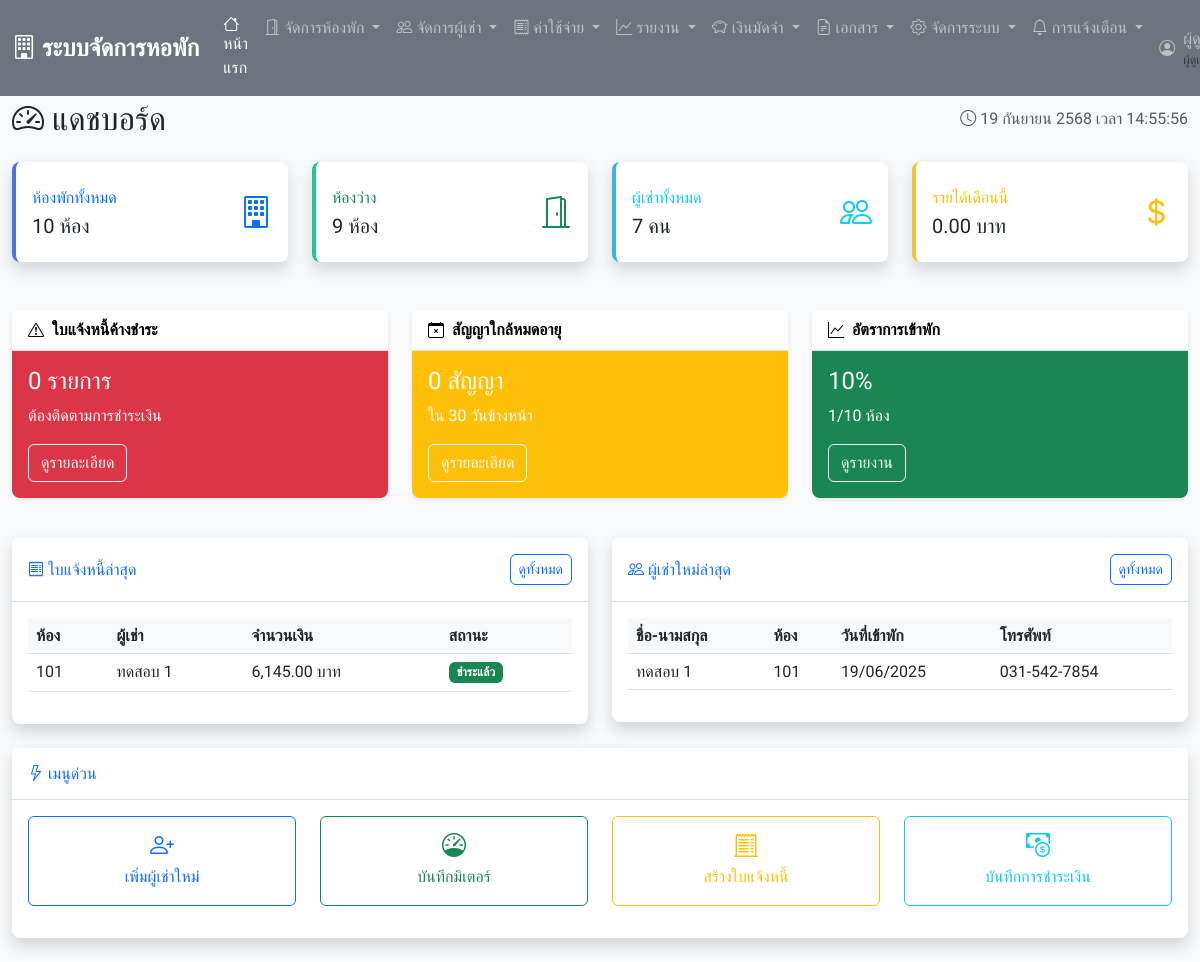
Page / (signed in) on the earlier database version.
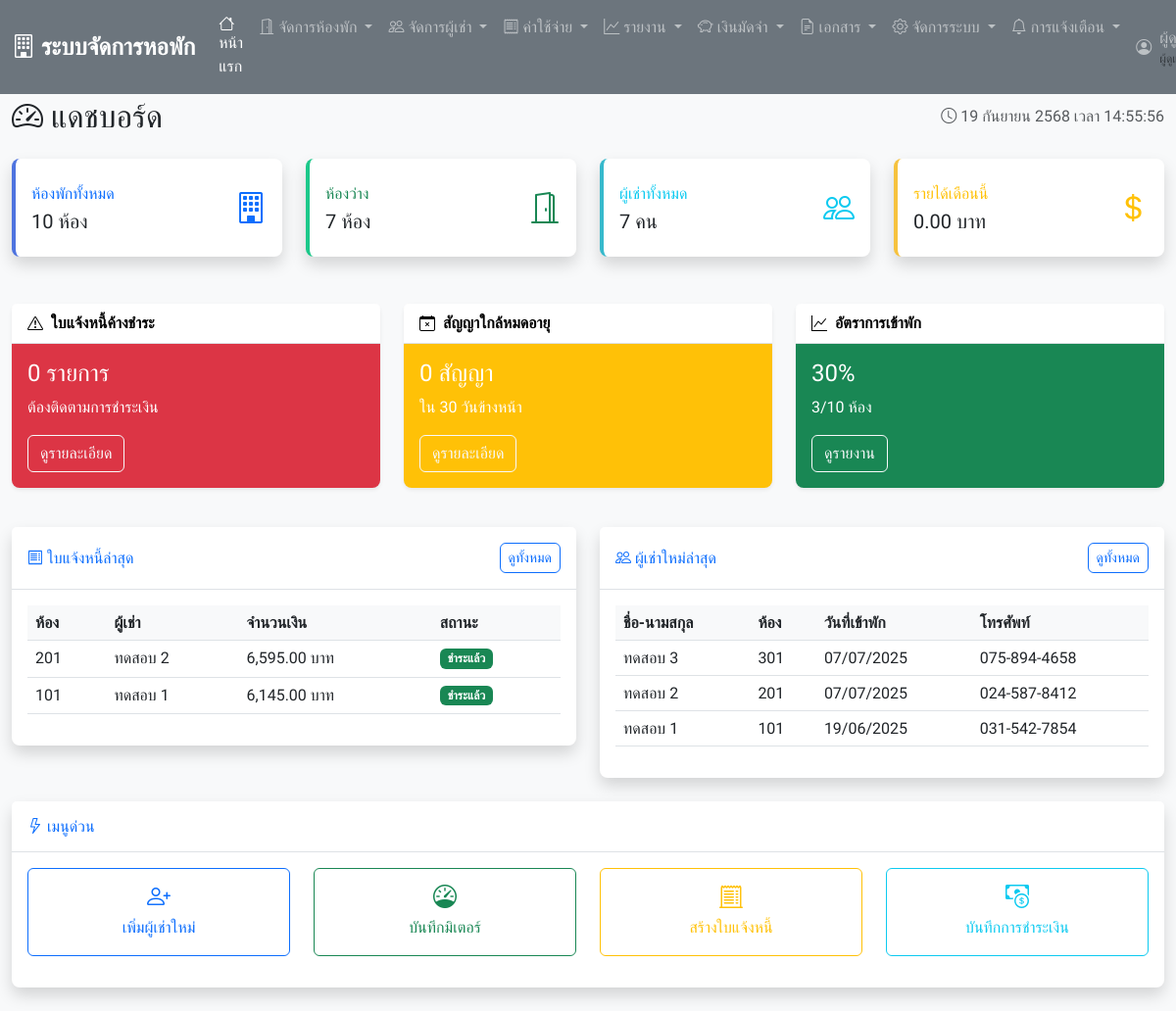
Same page on the later database version.
### tables this page shows
CREATE TABLE `invoices` (
  `invoice_id` int(11) NOT NULL,
  `contract_id` int(11) DEFAULT NULL,
  `invoice_month` char(7) NOT NULL,
  `room_rent` decimal(10,2) NOT NULL,
  `water_charge` decimal(10,2) DEFAULT 0.00,
  `electric_charge` decimal(10,2) DEFAULT 0.00,
  `other_charges` decimal(10,2) DEFAULT 0.00,
  `other_charges_description` text DEFAULT NULL,
  `discount` decimal(10,2) DEFAULT 0.00,
  `total_amount` decimal(10,2) NOT NULL,
  `due_date` date NOT NULL,
  `invoice_status` enum('pending','paid','overdue','cancelled') DEFAULT 'pending',
  `payment_date` date DEFAULT NULL,
  `created_at` timestamp NOT NULL DEFAULT current_timestamp()
);

CREATE TABLE `rooms` (
  `room_id` int(11) NOT NULL,
  `room_number` varchar(10) NOT NULL,
  `room_type` enum('single','double','triple') NOT NULL,
  `monthly_rent` decimal(10,2) NOT NULL,
  `deposit` decimal(10,2) NOT NULL,
  `room_status` enum('available','occupied','maintenance') DEFAULT 'available',
  `floor_number` int(11) DEFAULT NULL,
  `room_description` text DEFAULT NULL,
  `created_at` timestamp NOT NULL DEFAULT current_timestamp()
);

CREATE TABLE `tenants` (
  `tenant_id` int(11) NOT NULL,
  `first_name` varchar(50) NOT NULL,
  `last_name` varchar(50) NOT NULL,
  `phone` varchar(15) NOT NULL,
  `email` varchar(100) DEFAULT NULL,
  `id_card` varchar(20) NOT NULL,
  `address` text DEFAULT NULL,
  `emergency_contact` varchar(100) DEFAULT NULL,
  `emergency_phone` varchar(15) DEFAULT NULL,
  `tenant_status` enum('active','inactive') DEFAULT 'active',
  `created_at` timestamp NOT NULL DEFAULT current_timestamp()
);

CREATE TABLE `contracts` (
  `contract_id` int(11) NOT NULL,
  `tenant_id` int(11) DEFAULT NULL,
  `room_id` int(11) DEFAULT NULL,
  `contract_start` date NOT NULL,
  `contract_end` date NOT NULL,
  `monthly_rent` decimal(10,2) NOT NULL,
  `deposit_paid` decimal(10,2) NOT NULL,
  `deposit_status` enum('pending','partial','full') DEFAULT 'pending',
  `deposit_due_date` date DEFAULT NULL,
  `contract_status` enum('active','expired','terminated') DEFAULT 'active',
  `special_conditions` text DEFAULT NULL,
  `created_at` timestamp NOT NULL DEFAULT current_timestamp()
);

### config.php (called while the page is built, shortened)
<?php
function formatCurrency($amount) {
    return number_format($amount, 2) . ' บาท';
}
function formatDate($date) {
    return date('d/m/Y', strtotime($date));
}
?>

### index.php (the view, shortened to what the rows shown need)
<?php
require_once 'includes/header.php';
try {
    $stmt = $pdo->prepare("
        SELECT i.*, r.room_number, t.first_name, t.last_name
        FROM invoices i
        JOIN contracts c ON i.contract_id = c.contract_id
        JOIN rooms r ON c.room_id = r.room_id
        JOIN tenants t ON c.tenant_id = t.tenant_id
        ORDER BY i.created_at DESC
        LIMIT 5
    ");
    $stmt->execute();
    $recent_invoices = $stmt->fetchAll();
    $stmt = $pdo->prepare("
        SELECT t.*, r.room_number, c.contract_start
        FROM tenants t
        JOIN contracts c ON t.tenant_id = c.tenant_id
        JOIN rooms r ON c.room_id = r.room_id
        WHERE c.contract_status = 'active'
        ORDER BY c.created_at DESC
        LIMIT 5
    ");
    $stmt->execute();
    $recent_tenants = $stmt->fetchAll();
} catch(PDOException $e) {
    echo "Error: " . $e->getMessage();
}
?>
<div class="container-fluid mt-4">
    <div class="row">
        <div class="col-12">
            <div class="d-flex justify-content-between align-items-center mb-4">
                <h2 class="mb-0">
                    <i class="bi bi-speedometer2"></i>
                    แดชบอร์ด
                </h2>
            </div>
        </div>
    </div>
    <div class="row">
        <div class="col-lg-6 mb-4">
            <div class="card shadow">
                <div class="card-body">
                    <?php if (empty($recent_invoices)): ?>
                        <div class="text-center text-muted py-3">
                            <i class="bi bi-inbox fs-1"></i>
                            <p class="mt-2">ไม่มีใบแจ้งหนี้</p>
                        </div>
                    <?php else: ?>
                        <div class="table-responsive">
                            <table class="table table-hover">
                                <thead>
                                    <tr>
                                        <th>ห้อง</th>
                                        <th>ผู้เช่า</th>
                                        <th>จำนวนเงิน</th>
                                        <th>สถานะ</th>
                                    </tr>
                                </thead>
                                <tbody>
                                    <?php foreach ($recent_invoices as $invoice): ?>
                                        <tr>
                                            <td><?php echo $invoice['room_number']; ?></td>
                                            <td><?php echo $invoice['first_name'] . ' ' . $invoice['last_name']; ?></td>
                                            <td><?php echo formatCurrency($invoice['total_amount']); ?></td>
                                            <td>
                                                <?php
                                                $status_class = '';
                                                $status_text = '';
                                                switch ($invoice['invoice_status']) {
                                                    case 'paid':
                                                        $status_class = 'bg-success';
                                                        $status_text = 'ชำระแล้ว';
                                                        break;
                                                }
                                                ?>
                                                <span class="badge <?php echo $status_class; ?>">
                                                    <?php echo $status_text; ?>
                                                </span>
                                            </td>
                                        </tr>
                                    <?php endforeach; ?>
                                </tbody>
                            </table>
                        </div>
                    <?php endif; ?>
                </div>
            </div>
        </div>
        <div class="col-lg-6 mb-4">
            <div class="card shadow">
                <div class="card-body">
                    <?php if (empty($recent_tenants)): ?>
                        <div class="text-center text-muted py-3">
                            <i class="bi bi-person-plus fs-1"></i>
                            <p class="mt-2">ไม่มีผู้เช่าใหม่</p>
                        </div>
                    <?php else: ?>
                        <div class="table-responsive">
                            <table class="table table-hover">
                                <thead>
                                    <tr>
                                        <th>ชื่อ-นามสกุล</th>
                                        <th>ห้อง</th>
                                        <th>วันที่เข้าพัก</th>
                                        <th>โทรศัพท์</th>
                                    </tr>
                                </thead>
                                <tbody>
                                    <?php foreach ($recent_tenants as $tenant): ?>
                                        <tr>
                                            <td><?php echo $tenant['first_name'] . ' ' . $tenant['last_name']; ?></td>
                                            <td><?php echo $tenant['room_number']; ?></td>
                                            <td><?php echo formatDate($tenant['contract_start']); ?></td>
                                            <td><?php echo $tenant['phone']; ?></td>
                                        </tr>
                                    <?php endforeach; ?>
                                </tbody>
                            </table>
                        </div>
                    <?php endif; ?>
                </div>
            </div>
        </div>
    </div>
</div>
<?php include 'includes/footer.php'; ?>

Differences in the rows shown:
added invoices: rooms.room_number "201", tenants.first_name "ทดสอบ", tenants.last_name "2", total_amount "6,595.00 บาท", invoice_status "ชำระแล้ว"
added contracts: tenant.first_name "ทดสอบ", tenant.last_name "3", room.room_number "301", contract_start "07/07/2025", tenant.phone "075-894-4658"
added contracts: tenant.first_name "ทดสอบ", tenant.last_name "2", room.room_number "201", contract_start "07/07/2025", tenant.phone "024-587-8412"
Other differences:
$available_rooms: "9" → "7"
$occupied_rooms: "1" → "3"
text no longer shown: "10"
text now shown: "30"
